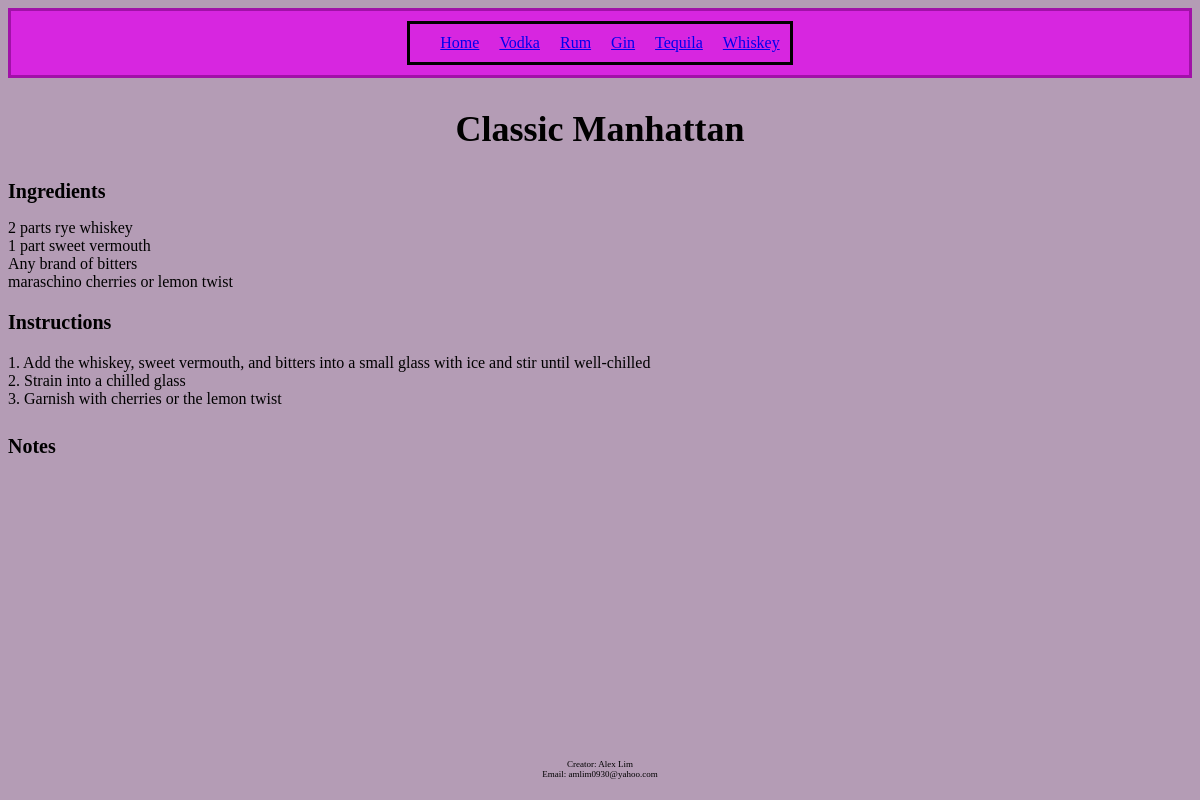
The page /whiskey/whiskey_display/1 on the database its author committed.
### cocktail_book/models.py (models this page shows)
class Whiskey(models.Model):
    name = models.CharField(max_length=200)
    ingredients = models.TextField(max_length='1000', default='')
    instructions = models.TextField(max_length='1000', default='')
    notes = models.TextField(max_length='1000', default='')
    image = models.ImageField(upload_to='media/img/', default='')
    background = models.TextField(max_length='2000', default='')

### cocktail_book/views.py (the view)
# urls.py: path('whiskey/whiskey_display/<int:id>', views.whiskey_display, name="whiskey_display"),
def whiskey_display(request, id):
    whiskey_entry = Whiskey.objects.get(id=id)
    template = loader.get_template('whiskey_display.html')
    context = {
        'whiskey_entry': whiskey_entry,
    }
    return HttpResponse(template.render(context, request))

### cocktail_book/templates/whiskey_display.html (shortened to what this page needs)
{% extends 'base.html' %}
{% load static %}
{% block content %}
<section>
    <h1>{{whiskey_entry.name}}</h1>
    <h2>Ingredients</h2>
        <p>{{ whiskey_entry.ingredients|linebreaks }}</p>
    <h3>Instructions</h3>
        <p>{{ whiskey_entry.instructions|linebreaks }}</p>
    <h4>Notes</h4>
</section>
{% endblock %}

### cocktail_book/productionfiles/style.css (style rules this page uses)
body { background-color: #b49cb5; font-family: Zapf Chancery, cursive; }
h1 { font-family: florence, cursive; font-size: 36px; font-weight:bold; color:black; text-align: center; }
h2, h3, h4, h5 { font-family: parkavenue, cursive; font-size: 20px; font-weight: bold; color: black; text-align:left }

### rows shown on the page
Whiskey: name "Classic Manhattan", ingredients "2 parts rye whiskey 1 part sweet vermouth Any brand of bitters maraschino cherries or lemon twist", instructions "1. Add the whiskey, sweet vermouth, and bitters into a small glass with ice and stir until well-chilled 2. Strain into a chilled glass 3. Garnish with cherries or the lemon twist"
